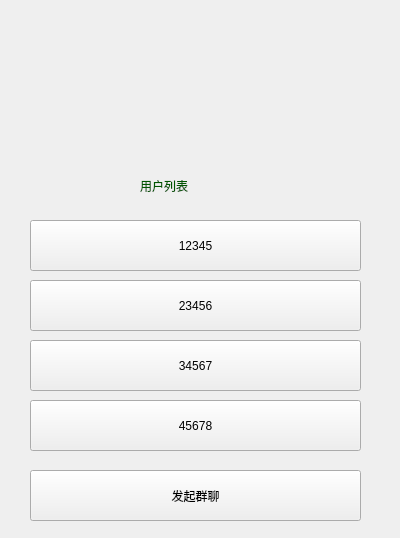
<?xml version="1.0" encoding="UTF-8"?>
<ui version="4.0">
 <class>SelectUserInterface</class>
 <widget class="QWidget" name="SelectUserInterface">
  <property name="geometry">
   <rect>
    <x>0</x>
    <y>0</y>
    <width>400</width>
    <height>538</height>
   </rect>
  </property>
  <property name="windowTitle">
   <string>Form</string>
  </property>
  <widget class="QLabel" name="userNameLabel">
   <property name="geometry">
    <rect>
     <x>140</x>
     <y>80</y>
     <width>81</width>
     <height>31</height>
    </rect>
   </property>
   <property name="text">
    <string/>
   </property>
  </widget>
  <widget class="QLabel" name="userSignLabel">
   <property name="geometry">
    <rect>
     <x>30</x>
     <y>120</y>
     <width>171</width>
     <height>31</height>
    </rect>
   </property>
   <property name="text">
    <string/>
   </property>
  </widget>
  <widget class="QLabel" name="headLabel">
   <property name="geometry">
    <rect>
     <x>30</x>
     <y>30</y>
     <width>91</width>
     <height>81</height>
    </rect>
   </property>
   <property name="styleSheet">
    <string notr="true"/>
   </property>
   <property name="text">
    <string/>
   </property>
  </widget>
  <widget class="QLabel" name="userLabel">
   <property name="geometry">
    <rect>
     <x>140</x>
     <y>170</y>
     <width>111</width>
     <height>31</height>
    </rect>
   </property>
   <property name="styleSheet">
    <string notr="true">color: rgb(0, 255, 0);
color: rgb(0, 85, 0);
font: 12pt &quot;宋体&quot;;</string>
   </property>
   <property name="text">
    <string>用户列表</string>
   </property>
  </widget>
  <widget class="QPushButton" name="user1">
   <property name="geometry">
    <rect>
     <x>30</x>
     <y>220</y>
     <width>331</width>
     <height>51</height>
    </rect>
   </property>
   <property name="text">
    <string>12345</string>
   </property>
  </widget>
  <widget class="QPushButton" name="user2">
   <property name="geometry">
    <rect>
     <x>30</x>
     <y>280</y>
     <width>331</width>
     <height>51</height>
    </rect>
   </property>
   <property name="text">
    <string>23456</string>
   </property>
  </widget>
  <widget class="QPushButton" name="user3">
   <property name="geometry">
    <rect>
     <x>30</x>
     <y>340</y>
     <width>331</width>
     <height>51</height>
    </rect>
   </property>
   <property name="text">
    <string>34567</string>
   </property>
  </widget>
  <widget class="QPushButton" name="user4">
   <property name="geometry">
    <rect>
     <x>30</x>
     <y>400</y>
     <width>331</width>
     <height>51</height>
    </rect>
   </property>
   <property name="text">
    <string>45678</string>
   </property>
  </widget>
  <widget class="QPushButton" name="common_chat">
   <property name="geometry">
    <rect>
     <x>30</x>
     <y>470</y>
     <width>331</width>
     <height>51</height>
    </rect>
   </property>
   <property name="text">
    <string>发起群聊</string>
   </property>
  </widget>
 </widget>
 <resources/>
 <connections/>
</ui>
